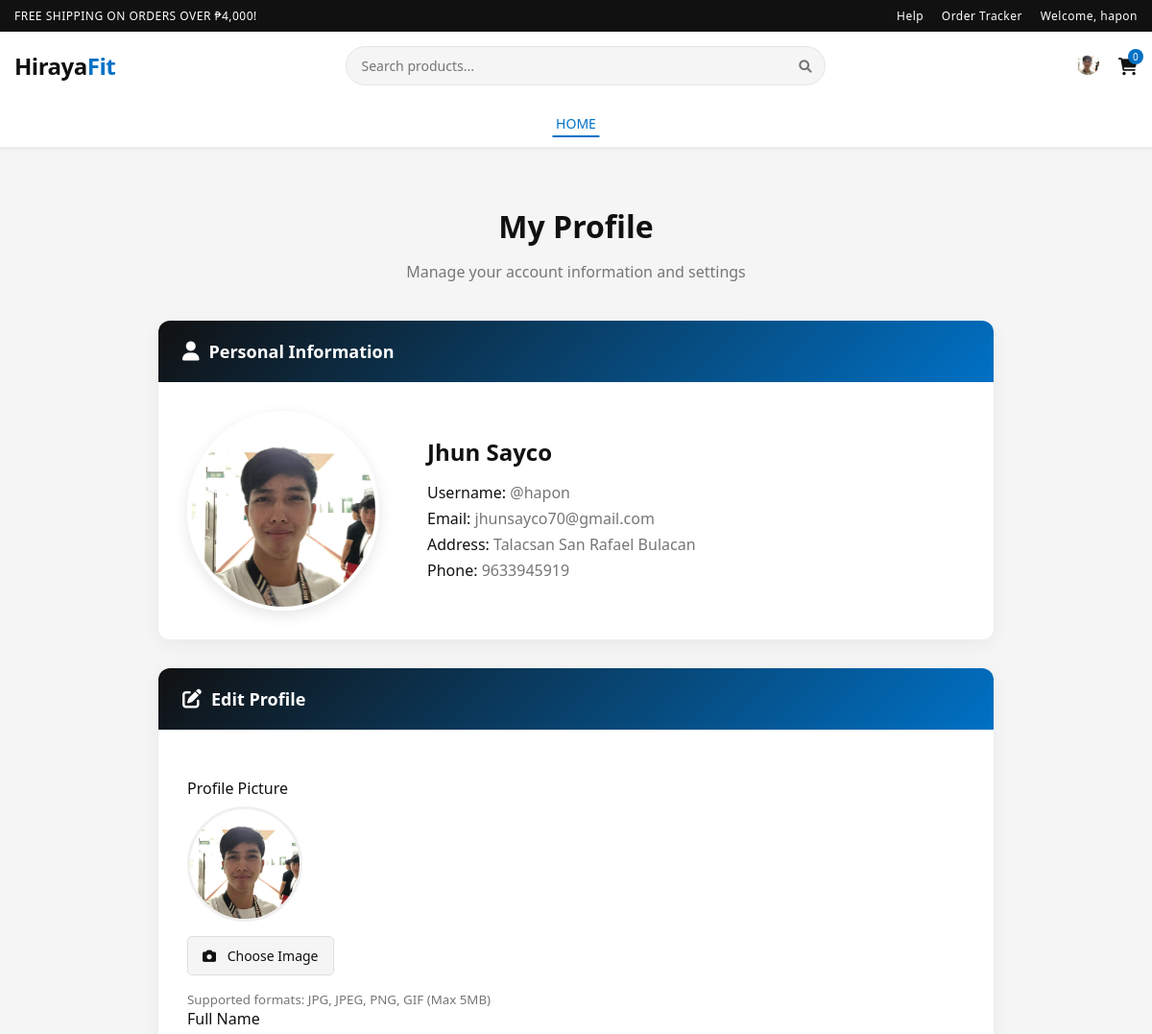
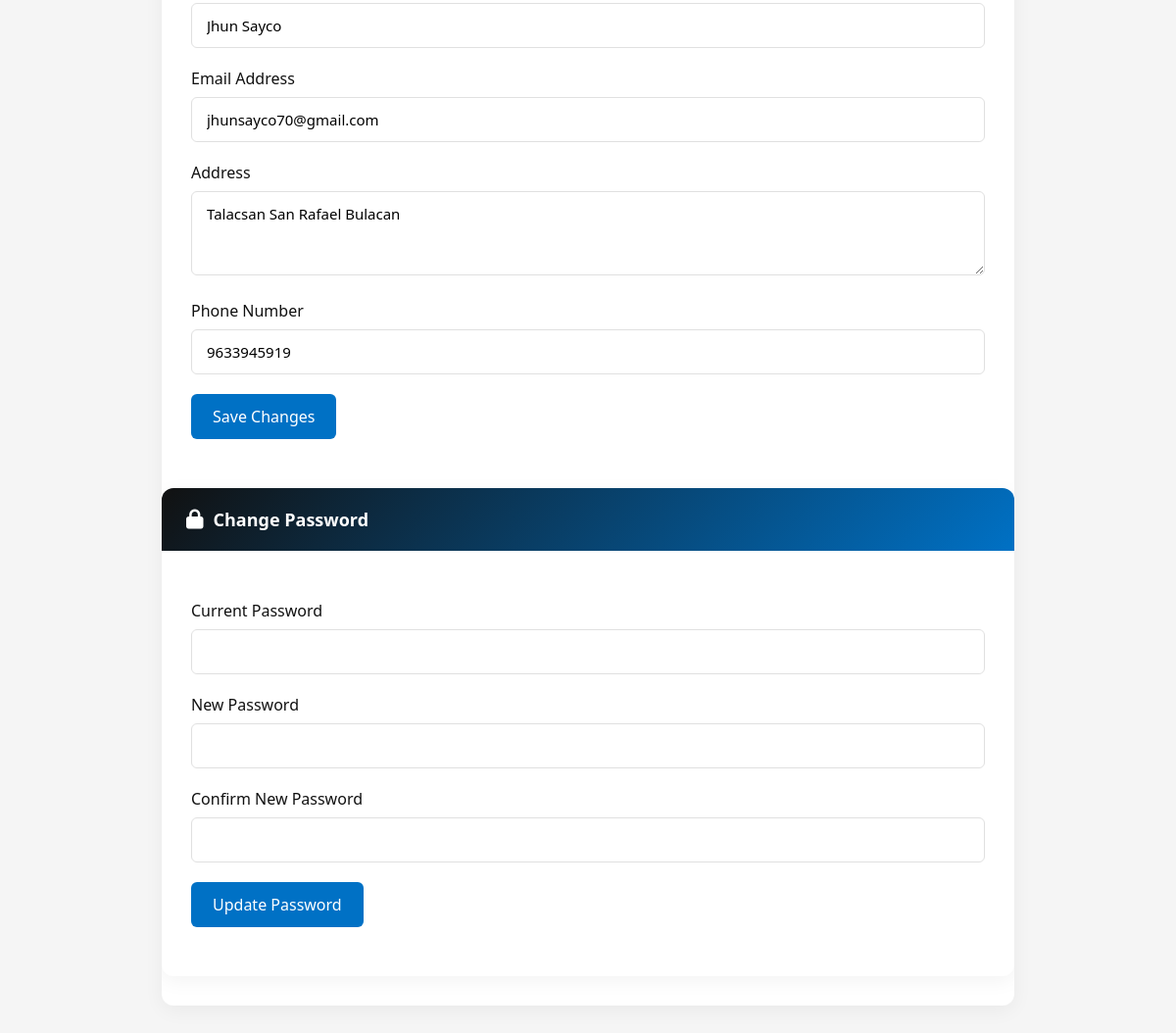
The app's page /profile.php (signed in) with its own data (2 pictures, top to bottom).
### tables this page shows
CREATE TABLE `users` (
  `id` int(11) NOT NULL,
  `fullname` varchar(100) NOT NULL,
  `email` varchar(100) NOT NULL,
  `username` varchar(50) NOT NULL,
  `password` varchar(255) NOT NULL,
  `address` text DEFAULT NULL,
  `phone` varchar(20) DEFAULT NULL,
  `profile_image` varchar(255) DEFAULT NULL,
  `is_active` tinyint(1) DEFAULT 0,
  `remember_token` varchar(64) DEFAULT NULL,
  `last_login` timestamp NULL DEFAULT NULL,
  `otp_code` varchar(6) DEFAULT NULL,
  `otp_purpose` enum('PASSWORD_RESET','EMAIL_VERIFICATION','LOGIN') DEFAULT NULL,
  `otp_created_at` timestamp NULL DEFAULT NULL,
  `otp_expires_at` timestamp NULL DEFAULT NULL,
  `otp_is_used` tinyint(1) DEFAULT 0,
  `created_at` timestamp NOT NULL DEFAULT current_timestamp(),
  `updated_at` timestamp NOT NULL DEFAULT current_timestamp() ON UPDATE current_timestamp()
);

### profile.php (the view, shortened to what this page needs)
<?php
include 'db_connect.php';
$user = null;
$stmt = $conn->prepare("SELECT id, fullname, username, email, address, phone, profile_image FROM users WHERE id = ?");
$stmt->bind_param("i", $_SESSION['user_id']);
$stmt->execute();
$result = $stmt->get_result();
if ($result->num_rows > 0) {
    $user = $result->fetch_assoc();
} else {
    session_destroy();
    header("Location: login.php");
    exit;
}
?>
<!DOCTYPE html>
<html lang="en">
<head>
    <link href="https://cdnjs.cloudflare.com/ajax/libs/font-awesome/6.0.0-beta3/css/all.min.css" rel="stylesheet">
</head>
<body>
    <div class="top-bar">
        <div class="container">
            <div>FREE SHIPPING ON ORDERS OVER ₱4,000!</div>
            <div>
                <a href="#">Help</a>
                <a href="#">Order Tracker</a>
                <a href="#">Welcome, <?php echo $user['username']; ?></a>
            </div>
        </div>
    </div>
    <header class="header">
        <div class="container">
            <div class="navbar">
                <a href="index.php" class="logo">Hiraya<span>Fit</span></a>
                <div class="search-bar">
                    <input type="text" id="searchInput" placeholder="Search products...">
                    <button onclick="searchProducts()"><i class="fas fa-search"></i></button>
                </div>
                <div class="nav-icons">
                    <div class="account-dropdown" id="accountDropdown">
                        <a href="#" id="accountBtn">
                            <?php if (!empty($user['profile_image'])): ?>
                                <img src="uploads/profiles/<?php echo $user['profile_image']; ?>" alt="Profile" class="mini-avatar">
                            <?php else: ?>
                                <i class="fas fa-user-circle"></i>
                            <?php endif; ?>
                        </a>
                    </div>
                    <a href="cart.php" id="cartBtn">
                        <i class="fas fa-shopping-cart"></i>
                        <span class="cart-count" id="cartCount">
                            <?php
                            echo isset($_SESSION['cart_count']) ? $_SESSION['cart_count'] : '0';
                            ?>
                        </span>
                    </a>
                </div>
            </div>
        </div>
        <nav class="main-nav" id="mainNav">
        <a   href="usershop.php" class="active">HOME</a>
    </nav>
    </header>
    <section class="profile-section">
        <div class="profile-container">
            <div class="profile-header">
                <h1>My Profile</h1>
                <p>Manage your account information and settings</p>
            </div>
            <div class="profile-card">
                <div class="card-header">
                    <i class="fas fa-user"></i> Personal Information
                </div>
                <div class="card-body">
                    <div class="profile-info-grid">
                        <div class="profile-avatar">
                            <img src="<?php echo !empty($user['profile_image']) ? 'uploads/profiles/'.$user['profile_image'] : 'assets/images/default-avatar.png'; ?>" alt="Profile Picture">
                        </div>
                        <div class="profile-details">
                            <h2><?php echo $user['fullname']; ?></h2>
                            <p><span>Username:</span> @<?php echo $user['username']; ?></p>
                            <p><span>Email:</span> <?php echo $user['email']; ?></p>
                            <p><span>Address:</span> <?php echo !empty($user['address']) ? $user['address'] : 'Not provided'; ?></p>
                            <p><span>Phone:</span> <?php echo !empty($user['phone']) ? $user['phone'] : 'Not provided'; ?></p>
                        </div>
                    </div>
                </div>
            </div>
            <div class="profile-card">
                <div class="card-header">
                    <i class="fas fa-edit"></i> Edit Profile
                </div>
                <div class="card-body">
                    <form action="profile.php" method="POST" enctype="multipart/form-data" class="profile-form">
                        <div class="form-row">
                            <label for="profile_image">Profile Picture</label>
                            <div class="profile-image-upload">
                                <div class="image-preview">
                                    <img src="<?php echo !empty($user['profile_image']) ? 'uploads/profiles/'.$user['profile_image'] : 'assets/images/default-avatar.png'; ?>" id="imagePreview" alt="Profile Preview">
                                </div>
                                <label for="profile_image" class="custom-file-upload">
                                    <i class="fas fa-camera"></i> Choose Image
                                </label>
                                <small style="color: var(--grey); margin-top: 8px;">Supported formats: JPG, JPEG, PNG, GIF (Max 5MB)</small>
                                </div>
                        <div class="form-row">
                            <label for="fullname">Full Name</label>
                            <input type="text" id="fullname" name="fullname" value="<?php echo $user['fullname']; ?>" required>
                        </div>
                        <div class="form-row">
                            <label for="email">Email Address</label>
                            <input type="email" id="email" name="email" value="<?php echo $user['email']; ?>" required>
                        </div>
                        <div class="form-row">
                            <label for="address">Address</label>
                            <textarea id="address" name="address" rows="3"><?php echo $user['address']; ?></textarea>
                        </div>
                        <div class="form-row">
                            <label for="phone">Phone Number</label>
                            <input type="text" id="phone" name="phone" value="<?php echo $user['phone']; ?>">
                        </div>
                        <div class="form-row">
                            <button type="submit" name="update_profile" class="btn">Save Changes</button>
                        </div>
                    </form>
                </div>
            </div>
            <div class="profile-card">
                <div class="card-header">
                    <i class="fas fa-lock"></i> Change Password
                </div>
                <div class="card-body">
                    <form action="profile.php" method="POST" class="profile-form">
                        <div class="form-row">
                            <label for="current_password">Current Password</label>
                            <input type="password" id="current_password" name="current_password" required>
                        </div>
                        <div class="form-row">
                            <label for="new_password">New Password</label>
                            <input type="password" id="new_password" name="new_password" required>
                        </div>
                        <div class="form-row">
                            <label for="confirm_password">Confirm New Password</label>
                            <input type="password" id="confirm_password" name="confirm_password" required>
                        </div>
                        <div class="form-row">
                            <button type="submit" name="change_password" class="btn">Update Password</button>
                        </div>
                    </form>
                </div>
            </div>
        </div>
    </section>
</body>
</html>

### records on screen
users: username "hapon", profile_image (picture), fullname "Jhun Sayco", email "jhunsayco70@gmail.com", address "Talacsan San Rafael Bulacan", phone "9633945919"
